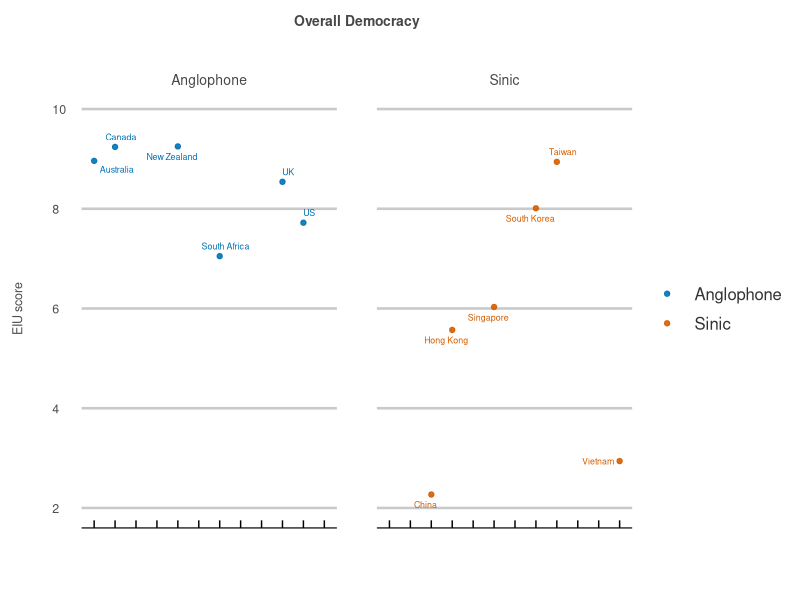
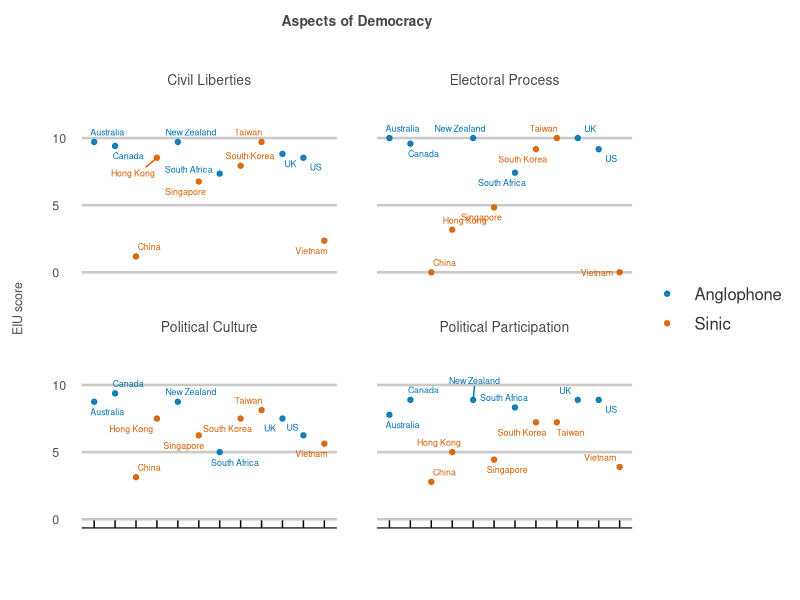
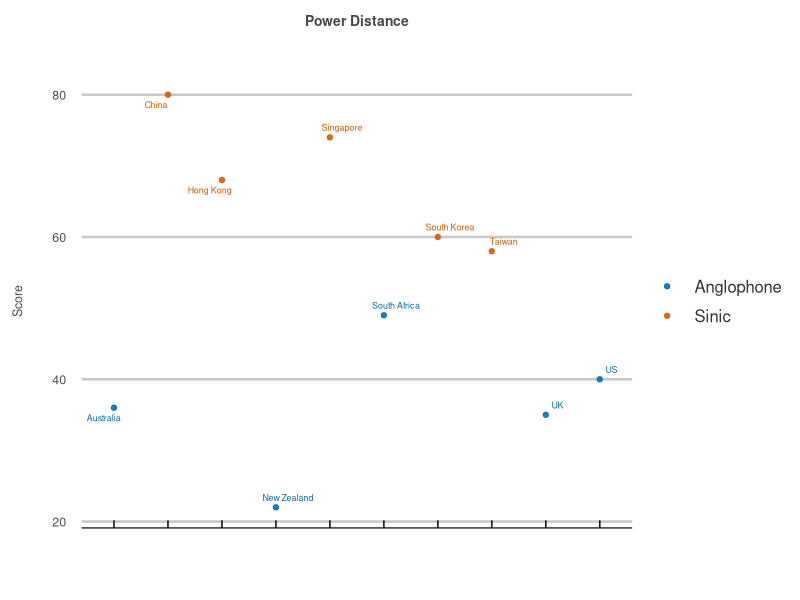
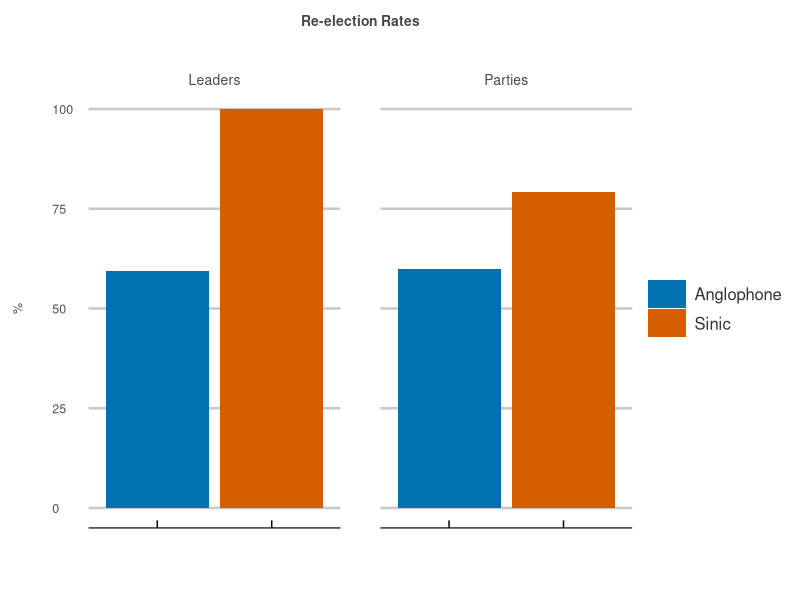

Reproduce these figures in R, in order. (Note: this script raises an error after producing the figures.)
library(dplyr)
library(tidyverse)
library(readxl)
library(ggplot2)
library(ggthemes)
library(here)
library(ggrepel)

# my theme
my_theme <- theme_economist_white(gray_bg = FALSE) +
  theme(plot.title = element_text(hjust = 0.5, 
                                  vjust = 12, 
                                  size = 10, 
                                  color = "#474747"),
        plot.margin = unit(c(1.5, 1, 1.5, 1), "cm"),
        axis.text = element_text(size = 9, 
                                 color = "gray30"),
        axis.text.x=element_text(vjust = -2.5),
        axis.title.x = element_text(size = 9, 
                                    color = "gray30", 
                                    vjust = -10),
        axis.title.y = element_text(size = 9, 
                                    color = "gray30", 
                                    vjust = 10),
        legend.direction = "vertical", 
        legend.position = "right",
        legend.title = element_blank(),
        legend.text = element_text(size = 12, 
                                   color = "gray20"),
        legend.margin=margin(1, -15, 1, 0),
        legend.spacing.x = unit(0.25, "cm"),
        legend.key.size = unit(1, "cm"), 
        legend.key.height = unit(0.75, "cm"),
        strip.text = element_text(hjust = 0.5, 
                                  vjust = 1, 
                                  size = 10, 
                                  color = "#474747"),
        panel.spacing = unit(2, "lines"))


### 1. democracy ####
# 1.1 democracy scores
democracy_scores <- tibble(country = c("China", "Vietnam", "Hong Kong",
                                       "Singapore", "US", "South Korea",
                                       "UK", "Taiwan", "Canada",
                                       "New Zealand", "South Africa", "Australia"),
                           region = c("Sinic", "Sinic", "Sinic",
                                      "Sinic", "Anglophone", "Sinic",
                                      "Anglophone", "Sinic", "Anglophone",
                                      "Anglophone", "Anglophone", "Anglophone"),
                           "Overall" = c(2.27, 2.94, 5.57,
                                         6.03, 7.72, 8.01,
                                         8.54, 8.94, 9.24,
                                         9.25, 7.05, 8.96),
                           "Electoral Process" = c(0, 0, 3.17,
                                                   4.83, 9.17, 9.17,
                                                   10, 10, 9.58,
                                                   10, 7.42, 10),
                           "Functioning Government" = c(4.29, 2.86, 3.64,
                                                        7.86, 6.79, 8.21,
                                                        7.5, 9.64, 8.93,
                                                        8.93, 7.14, 8.57),
                           "Political Participation" = c(2.78, 3.89, 5,
                                                         4.44, 8.89, 7.22,
                                                         8.89, 7.22, 8.89,
                                                         8.89, 8.33, 7.78),
                           "Political Culture" = c(3.13, 5.63, 7.50,
                                                   6.25, 6.25, 7.5,
                                                   7.50, 8.13, 9.38,
                                                   8.75, 5, 8.75),
                           "Civil Liberties" = c(1.18, 2.35, 8.53,
                                                 6.76, 8.53, 7.94,
                                                 8.82, 9.71, 9.41,
                                                 9.71, 7.35, 9.71)) %>%
  gather(type, value, -c(1:2))

# 1.2 overall democracy
democracy_scores %>%
  filter(type == "Overall") %>%
  ggplot(aes(x = country, y = value, col = region)) +
  geom_point(alpha = 0.9) +
  geom_text_repel(aes(label=country), size = 2.25,
                  show.legend = FALSE,
                  max.overlaps = 5) +
  facet_wrap(~region) +
  ggtitle("Overall Democracy") +
  xlab("") +
  ylab("EIU score") +
  ylim(2, 10) +
  scale_color_manual(values = c("#0072B2", "#D55E00")) +
  theme_economist_white(gray_bg = FALSE) +
  my_theme +
  theme(axis.text.x=element_blank())

# 1.3 aspects of democracy
democracy_scores %>%
  filter(!type == "Overall" & !type == "Functioning Government") %>%
  ggplot(aes(x = country, y = value, col = region)) +
  geom_point(alpha = 0.9) +
  geom_text_repel(aes(label=country), size = 2.25,
                  show.legend = FALSE,
                  max.overlaps = 5) +
  facet_wrap(~type) +
  ggtitle("Aspects of Democracy") +
  xlab("") +
  ylab("EIU score") +
  ylim(0, 13) +
  scale_color_manual(values = c("#0072B2", "#D55E00")) +
  theme_economist_white(gray_bg = FALSE) +
  my_theme +
  theme(axis.text.x=element_blank())

# 1.4 power distance scores (the degree to which people accept unequal power)
power_distance_scores <- tibble(country = c("China", "Hong Kong","Singapore", 
                                              "US", "South Korea","UK", 
                                              "Taiwan", "New Zealand", "South Africa", 
                                              "Australia"),
                                region = c("Sinic", "Sinic", "Sinic", 
                                           "Anglophone", "Sinic", "Anglophone", 
                                           "Sinic", "Anglophone", "Anglophone", 
                                           "Anglophone"),
                                power_distance = c(80, 68, 74, 
                                                     40, 60, 35,
                                                     58, 22, 49, 
                                                     36))

# 1.5 power distance
power_distance_scores %>%
  ggplot(aes(x = country, y = power_distance, col = region)) +
  geom_point(alpha = 0.9) +
  geom_text_repel(aes(label=country), size = 2.25,
                  show.legend = FALSE,
                  max.overlaps = 5) +
  ggtitle("Power Distance") +
  xlab("") +
  ylab("Score") +
  scale_color_manual(values = c("#0072B2", "#D55E00")) +
  theme_economist_white(gray_bg = FALSE) +
  my_theme +
  theme(axis.text.x=element_blank())

# 1.6 re-election rate scores
reelection_rate_scores <- tibble(region = c("Anglophone", "Sinic"),
                                 Leaders = c(0.593406593, 1),
                                 Parties = c(0.598039216, 0.793103448)) %>%
  gather(type, value, -1) %>%
  mutate(value = value * 100)

# 1.7 re-election rates
reelection_rate_scores %>%
  ggplot(aes(x = region, y = value, fill = region)) +
  geom_bar(stat = "identity", position = "dodge") +
  facet_wrap(~ type) +
  ggtitle("Re-election Rates") +
  ylab("%") +
  xlab("") +
  scale_fill_manual(values = c("#0072B2", "#D55E00")) +
  my_theme +
  theme(axis.text.x=element_blank())


### 2. Twitter: Sentiment Analysis ####
# 2.1 freedom
# net sentiment
tweets %>%
  spread(sentiment, value) %>%
  mutate(net = positive - negative) %>%
  gather(sentiment, value, -c(1:5)) %>%
  filter(sentiment == "net",
         search == "Freedom") %>%
  ggplot(aes(x = date_collected, y = value, fill = region)) +
  geom_bar(stat = "identity", position = "dodge") +
  ggtitle("Freedom") +
  ylab("Sentiment (%)") +
  xlab("") +
  scale_fill_manual(values = c("#0072B2", "#D55E00")) +
  my_theme +
  theme(axis.text.x=element_blank())

# positive
tweets %>%
  filter(search == "Freedom",
         sentiment %in% c("Anticipation", "Joy", "Trust")) %>%
  mutate(sentiment = factor(sentiment, levels = c("Anticipation", "Joy", "Trust",
                                                  "Anger", "Disgust","Fear"))) %>%
  ggplot(aes(x = date_collected, y = value, fill = region)) +
  geom_bar(stat = "identity", position = "dodge") +
  facet_wrap(~sentiment) +
  ggtitle("Freedom") +
  ylab("Sentiment (%)") +
  xlab("") +
  scale_fill_manual(values = c("#0072B2", "#D55E00")) +
  my_theme +
  theme(axis.text.x=element_blank())

# negative
tweets %>%
  filter(search == "Freedom",
         sentiment %in% c("Anger", "Disgust","Fear")) %>%
  mutate(sentiment = factor(sentiment, levels = c("Anticipation", "Joy", "Trust",
                                                  "Anger", "Disgust","Fear"))) %>%
  ggplot(aes(x = date_collected, y = value, fill = region)) +
  geom_bar(stat = "identity", position = "dodge") +
  facet_wrap(~sentiment) +
  ggtitle("Freedom") +
  ylab("Sentiment (%)") +
  xlab("") +
  scale_fill_manual(values = c("#0072B2", "#D55E00")) +
  my_theme +
  theme(axis.text.x=element_blank())

# 2.1 anti-authority
# net sentiment
anti_authority_data %>%
  spread(sentiment, avg) %>%
  mutate(net = positive - negative) %>%
  gather(sentiment, avg, -c(1:2)) %>%
  filter(sentiment == "net") %>%
  ggplot(aes(x = date_collected, y = avg, fill = region)) +
  geom_bar(stat = "identity", position = "dodge") +
  ggtitle("Anti-Authority") +
  ylab("Sentiment (%)") +
  xlab("") +
  scale_fill_manual(values = c("#0072B2", "#D55E00")) +
  my_theme +
  theme(axis.text.x=element_blank())

# positive
anti_authority_data %>%
  filter(sentiment %in% c("Anticipation", "Joy", "Trust")) %>%
  mutate(sentiment = factor(sentiment, levels = c("Anticipation", "Joy", "Trust",
                                                  "Anger", "Disgust","Fear"))) %>%
  ggplot(aes(x = date_collected, y = avg, fill = region)) +
  geom_bar(stat = "identity", position = "dodge") +
  facet_wrap(~sentiment) +
  ggtitle("Anti-Authority") +
  ylab("Sentiment (%)") +
  xlab("") +
  scale_fill_manual(values = c("#0072B2", "#D55E00")) +
  my_theme +
  theme(axis.text.x=element_blank())

# negative
anti_authority_data %>%
  filter(sentiment %in% c("Anger", "Disgust","Fear")) %>%
  mutate(sentiment = factor(sentiment, levels = c("Anticipation", "Joy", "Trust",
                                                  "Anger", "Disgust","Fear"))) %>%
  ggplot(aes(x = date_collected, y = avg, fill = region)) +
  geom_bar(stat = "identity", position = "dodge") +
  facet_wrap(~sentiment) +
  ggtitle("Anti-Authority") +
  ylab("Sentiment (%)") +
  xlab("") +
  scale_fill_manual(values = c("#0072B2", "#D55E00")) +
  my_theme +
  theme(axis.text.x=element_blank())
